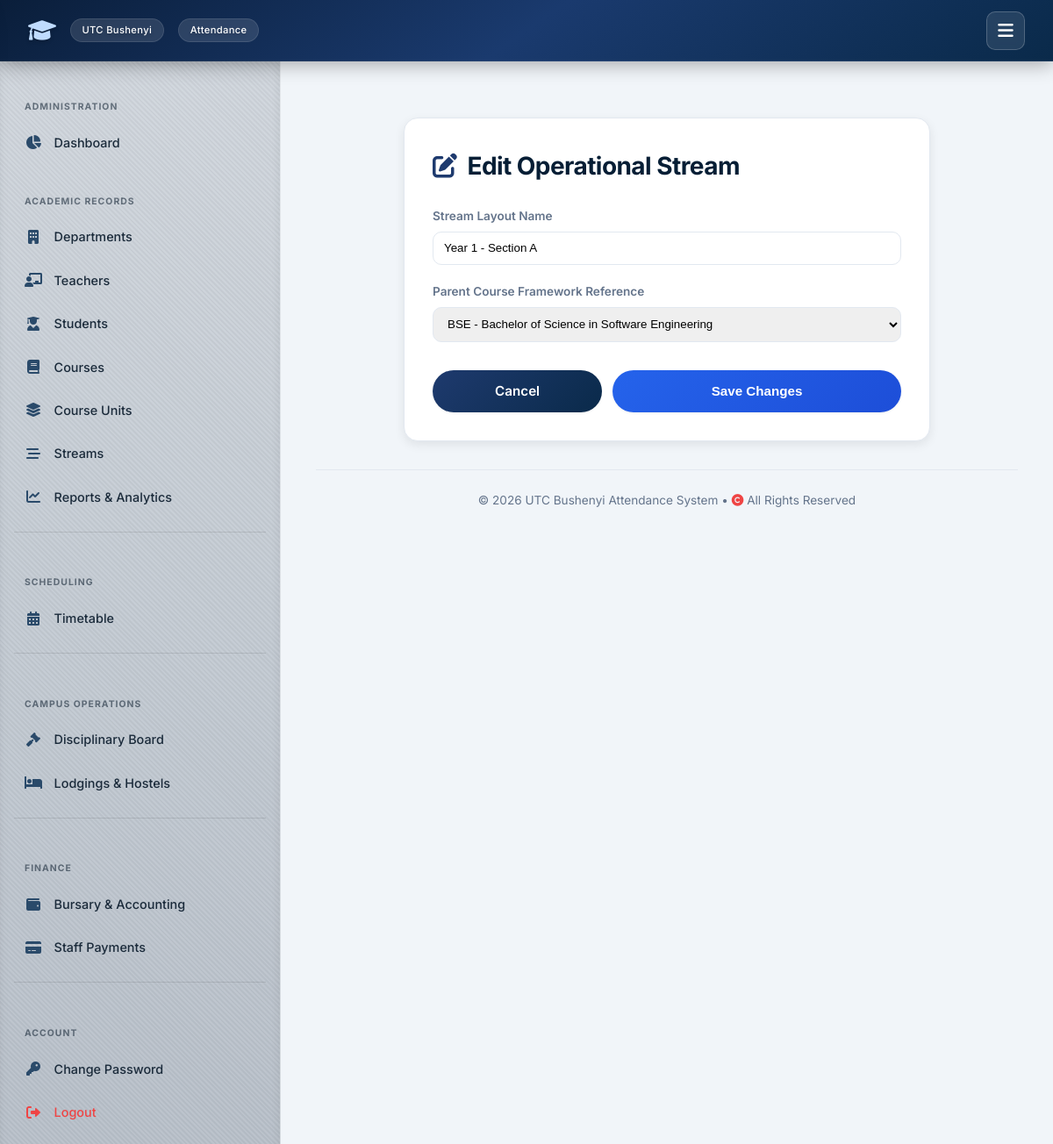
The page /management/streams/edit/1/ (signed in) on the database its author committed.
### attendance/models.py (models this page shows, shortened)
class Stream(models.Model):
    name = models.CharField(max_length=100)
    course = models.ForeignKey(Course, on_delete=models.CASCADE, related_name='streams')

class Course(models.Model):
    code = models.CharField(max_length=20, primary_key=True)
    name = models.CharField(max_length=255)
    department = models.ForeignKey(Department, on_delete=models.SET_NULL, null=True, blank=True, related_name='courses')

### attendance/views_admin.py (the view, shortened to what this page needs)
# urls.py: path('management/streams/edit/<int:stream_id>/', views_admin.edit_stream, name='edit_stream'),
@login_required
@transaction.atomic
def edit_stream(request, stream_id):
    if request.user.role != User.IS_ADMIN:
        return HttpResponse("Unauthorized", status=403)
    stream_obj = get_object_or_404(Stream, id=stream_id)
    courses = Course.objects.all()
    return render(request, 'attendance/edit_stream.html', {
        'stream': stream_obj,
        'courses': courses
    })

### templates/attendance/edit_stream.html (shortened to what this page needs)
{% extends 'attendance/base.html' %}
{% block content %}
<div class="card" style="max-width: 600px; margin: 2rem auto;">
    <h2><i class="fas fa-edit"></i> Edit Operational Stream</h2>
    <form method="POST" action="">
        <div style="margin-bottom: 1.25rem;">
            <label style="display:block; font-size:0.85rem; font-weight:600; margin-bottom:0.4rem; color:var(--text-muted);" for="stream_name">Stream Layout Name</label>
            <input type="text" id="stream_name" name="stream_name" class="form-control" style="width:100%; padding:0.65rem 0.75rem; border:1px solid var(--border); border-radius:var(--radius-sm);" value="{{ stream.name }}" required>
        </div>
        <div style="margin-bottom: 1.25rem;">
            <label style="display:block; font-size:0.85rem; font-weight:600; margin-bottom:0.4rem; color:var(--text-muted);" for="course_code">Parent Course Framework Reference</label>
            <select id="course_code" name="course_code" class="form-control" style="width:100%; padding:0.65rem 0.75rem; border:1px solid var(--border); border-radius:var(--radius-sm);" required>
                {% for course in courses %}
                <option value="{{ course.code }}" {% if stream.course.code == course.code %}selected{% endif %}>{{ course.code }} - {{ course.name }}</option>
                {% endfor %}
            </select>
        </div>
        <div style="display:flex; gap:0.75rem; margin-top:2rem;">
            <a href="{% url 'attendance:manage_streams' %}" class="btn btn-outline" style="flex:1; text-align:center;">Cancel</a>
            <button type="submit" class="btn" style="flex:2; background: linear-gradient(135deg, #2563eb, #1d4ed8);">Save Changes</button>
        </div>
    </form>
</div>
{% endblock %}

### static/style.css (style rules this page uses)
:root { --primary: #0f3b3e; --primary-dark: #0c4e6d ; --primary-light: #e6f4f1; --secondary: #2c6e6b; --accent: #3b82f6; --success: #10b981; --success-light: #d1fae5; --danger: #ef4444; --danger-light: #fee2e2; --warning: #f59e0b; --warning-light: #fef3c7; --info: #3b82f6; --info-light: #dbeafe; --bg-main: #f1f5f9; --surface: #ffffff; --surface-hover: #f8fafc; --text-main: #0f172a; --text-muted: #64748b; --border: #e2e8f0; --shadow-sm: 0 1px 3px rgba(0,0,0,0.06); --shadow: 0 4px 12px rgba(0,0,0,0.08); --shadow-lg: 0 10px 30px rgba(0,0,0,0.12); --radius: 16px; --radius-sm: 10px; --transition: all 0.25s cubic-bezier(0.4, 0, 0.2, 1); --font: 'Inter', -apple-system, BlinkMacSystemFont, 'Segoe UI', Roboto, Helvetica, Arial, sans-serif; --nav-height: 70px; --sidebar-width: 320px; }
* { box-sizing: border-box; margin: 0; padding: 0; }
body { font-family: var(--font); background: var(--bg-main); color: var(--text-main); line-height: 1.6; min-height: 100vh; display: flex; flex-direction: column; }
a { text-decoration: none; color: inherit; }
.card { background: var(--surface); border-radius: var(--radius); padding: 2rem; box-shadow: var(--shadow); border: 1px solid var(--border); transition: var(--transition); }
h2 { font-size: 1.75rem; font-weight: 700; color: var(--primary-dark); margin-bottom: 1.5rem; letter-spacing: -0.02em; display: flex; align-items: center; gap: 0.75rem; }
h2 i { color: var(--secondary); }
.btn { display: inline-flex; align-items: center; justify-content: center; gap: 0.5rem; background: linear-gradient(135deg, var(--secondary), var(--primary)); color: #fff; padding: 0.75rem 1.8rem; border: none; border-radius: 50px; font-weight: 600; font-size: 0.95rem; cursor: pointer; transition: var(--transition); box-shadow: var(--shadow-sm); text-decoration: none; }
.btn-outline { background: transparent; border: 1px solid var(--border); color: var(--text-main); }

### templates/attendance/base.html (style rules this page uses)
:root { --primary: #0a2a4a; --primary-dark: #061e35; --primary-light: #e6eff9; --secondary: #1e3a6e; --accent: #3b82f6; --success: #3b82f6; --success-light: #dbeafe; --danger: #ef4444; --danger-light: #fee2e2; --warning: #f59e0b; --warning-light: #fef3c7; --info: #3b82f6; --info-light: #dbeafe; --bg-main: #f1f5f9; --surface: #ffffff; --surface-hover: #f8fafc; --text-main: #1e293b; --text-muted: #64748b; --border: #e2e8f0; --shadow-sm: 0 1px 3px rgba(0,0,0,0.06); --shadow: 0 4px 12px rgba(0,0,0,0.08); --shadow-lg: 0 10px 30px rgba(0,0,0,0.12); --radius: 16px; --radius-sm: 10px; --transition: all 0.25s cubic-bezier(0.4, 0, 0.2, 1); --font: 'Inter', -apple-system, BlinkMacSystemFont, 'Segoe UI', Roboto, Helvetica, Arial, sans-serif; --nav-height: 70px; --sidebar-width: 320px; }
* { box-sizing: border-box; margin: 0; padding: 0; }
body { font-family: var(--font); background: var(--bg-main); color: var(--text-main); line-height: 1.6; min-height: 100vh; display: flex; flex-direction: column; }
a { text-decoration: none; color: inherit; }
.card { background: var(--surface); border-radius: var(--radius); padding: 2rem; box-shadow: var(--shadow); border: 1px solid var(--border); transition: var(--transition); }
h2 { font-size: 1.75rem; font-weight: 700; color: var(--primary-dark); margin-bottom: 1.5rem; letter-spacing: -0.02em; display: flex; align-items: center; gap: 0.75rem; }
h2 i { color: var(--secondary); }
.btn { display: inline-flex; align-items: center; justify-content: center; gap: 0.5rem; background: linear-gradient(135deg, var(--secondary), var(--primary)); color: #fff; padding: 0.75rem 1.8rem; border: none; border-radius: 50px; font-weight: 600; font-size: 0.95rem; cursor: pointer; transition: var(--transition); box-shadow: var(--shadow-sm); text-decoration: none; }

### rows shown on the page
Stream: stream_name "Year 1 - Section A", course_code "BSE - Bachelor of Science in Software Engineering"
